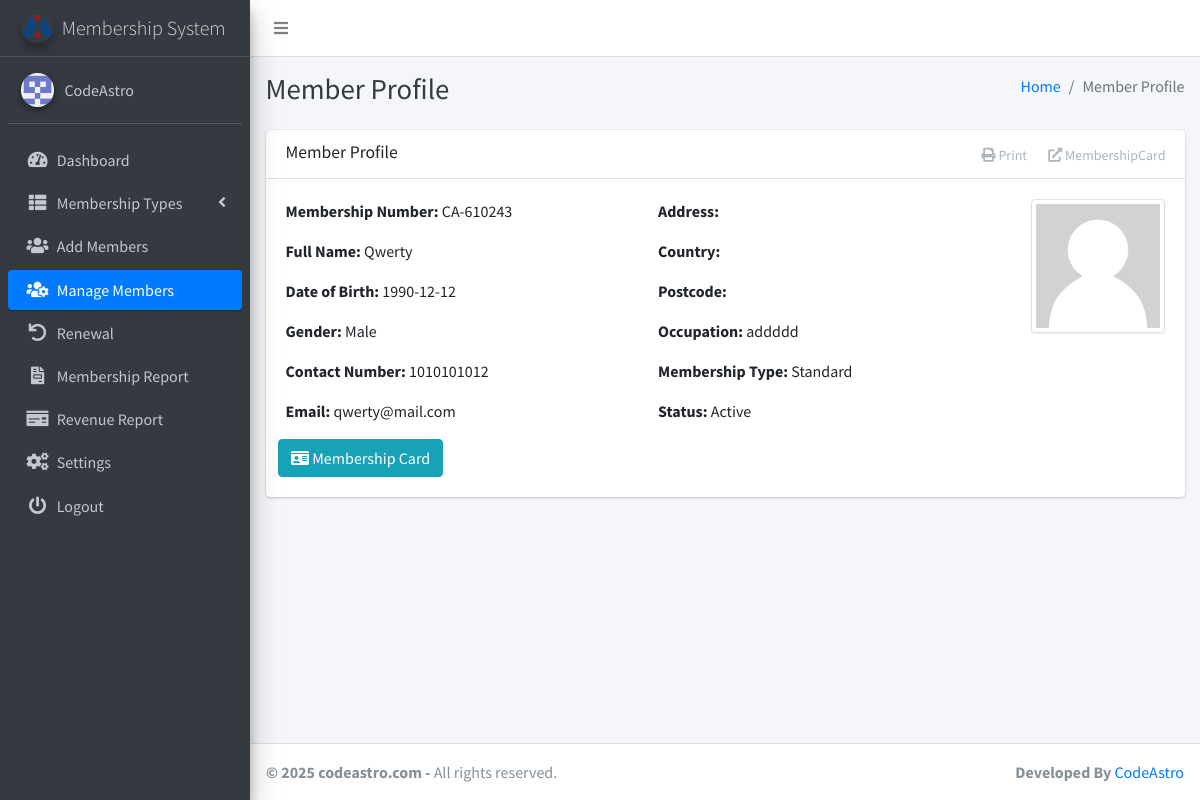
The page /memberProfile.php?id=4 (signed in) on the database its author committed.
### tables this page shows
CREATE TABLE `settings` (
  `settingsID` int(11) NOT NULL,
  `system_name` varchar(255) NOT NULL,
  `logo` varchar(255) NOT NULL,
  `currency` varchar(50) NOT NULL,
  `user_id` int(11) DEFAULT NULL
);

CREATE TABLE `members` (
  `members_id` int(11) NOT NULL,
  `userID` int(11) NOT NULL,
  `address_id` int(11) DEFAULT NULL,
  `fullname` varchar(255) NOT NULL,
  `dob` date NOT NULL,
  `gender` enum('Male','Female','Other') NOT NULL,
  `contact_number` varchar(20) NOT NULL,
  `email` varchar(255) NOT NULL,
  `occupation` varchar(255) NOT NULL,
  `membership_typeID` int(11) NOT NULL,
  `membership_number` varchar(20) NOT NULL,
  `created_at` timestamp NOT NULL DEFAULT current_timestamp(),
  `photo` varchar(255) NOT NULL,
  `expiry_date` date DEFAULT NULL
);

CREATE TABLE `membership_types` (
  `membership_typeID` int(11) NOT NULL,
  `type` varchar(255) NOT NULL,
  `amount` int(11) NOT NULL
);

### memberProfile.php (the view, shortened to what this page needs)
<?php
include('includes/config.php');
if (isset($_GET['id'])) {
    $memberId = $_GET['id'];
    $selectQuery = "SELECT members.*, membership_types.type AS membership_type_name
                    FROM members
                    JOIN membership_types ON members.membership_typeID = membership_types.membership_typeID
                    WHERE members.members_id = $memberId";
    $result = $conn->query($selectQuery);
    if ($result->num_rows > 0) {
        $memberDetails = $result->fetch_assoc();
        $expiryDate = strtotime($memberDetails['expiry_date']);
        $currentDate = time();
        $daysDifference = floor(($expiryDate - $currentDate) / (60 * 60 * 24));
        $membershipStatus = ($daysDifference < 0) ? 'Expired' : 'Active';
    } else {
        header("Location: members_list.php");
        exit();
    }
} else {
    header("Location: members_list.php");
    exit();
}
?>
<?php include('includes/header.php');?>
<body class="hold-transition sidebar-mini layout-fixed layout-navbar-fixed layout-footer-fixed">
    <div class="wrapper">
        <?php include('includes/nav.php');?>
        <?php include('includes/sidebar.php');?>
        <div class="content-wrapper">
            <?php include('includes/pagetitle.php');?>
            <section class="content">
                <div class="container-fluid">
                    <div class="card">
                        <div class="card-header">
                            <h3 class="card-title">Member Profile</h3>
                            <div class="card-tools">
                                <button type="button" class="btn btn-tool" onclick="printMembershipCard('<?php echo $memberId; ?>')">
                                    <i class="fas fa-print"></i> Print
                                </button>
                                <a href="print_membership_card.php?id=<?php echo $memberId; ?>" target="_blank" class="btn btn-tool">
                                    <i class="fas fa-external-link-alt"></i> MembershipCard
                                </a>
                            </div>
                        </div>
                        <div class="card-body">
                            <div class="row">
                                <div class="col-md-5">
                                    <p><strong>Membership Number:</strong> <?php echo $memberDetails['membership_number']; ?></p>
                                    <p><strong>Full Name:</strong> <?php echo $memberDetails['fullname']; ?></p>
                                    <p><strong>Date of Birth:</strong> <?php echo $memberDetails['dob']; ?></p>
                                    <p><strong>Gender:</strong> <?php echo $memberDetails['gender']; ?></p>
                                    <p><strong>Contact Number:</strong> <?php echo $memberDetails['contact_number']; ?></p>
                                    <p><strong>Email:</strong> <?php echo $memberDetails['email']; ?></p>
                                </div>
                                <div class="col-md-5">
                                    <p><strong>Address:</strong> <?php echo $memberDetails['address']; ?></p>
                                    <p><strong>Country:</strong> <?php echo $memberDetails['country']; ?></p>
                                    <p><strong>Postcode:</strong> <?php echo $memberDetails['postcode']; ?></p>
                                    <p><strong>Occupation:</strong> <?php echo $memberDetails['occupation']; ?></p>
                                    <p><strong>Membership Type:</strong> <?php echo $memberDetails['membership_type_name']; ?></p>
                                    <p><strong>Status:</strong> <?php echo $membershipStatus; ?></p>
                                </div>
                                <div class="col-md-2">
                                <?php
                                if (!empty($memberDetails['photo'])) {
                                    $photoPath = 'uploads/member_photos/' . $memberDetails['photo'];
                                    echo '<img src="' . $photoPath . '" class="img-thumbnail" alt="Member Photo">';
                                } else {
                                    echo '<p>No photo available</p>';
                                }
                                ?>
                                </div>
                                <a href="print_membership_card.php?id=<?php echo $memberId; ?>" target="_blank" class="print-button"><button class="btn btn-info"><i class="fas fa-id-card"></i> Membership Card</button></a>
                            </div>
                        </div>
                    </div>
                </div>
            </section>
        </div>
        <footer class="main-footer">
            <strong> &copy; <?php echo date('Y');?> codeastro.com</a> -</strong>
            All rights reserved.
            <div class="float-right d-none d-sm-inline-block">
            <b>Developed By</b> <a href="https://codeastro.com/">CodeAstro</a>
            </div>
        </footer>
    </div>
</body>
</html>

### includes/sidebar.php (shortened to what this page needs)
<?php
$current_page = basename($_SERVER['PHP_SELF']);
?>
 <aside class="main-sidebar sidebar-dark-primary elevation-4">
    <a href="" class="brand-link">
    <img src="<?php echo getLogoUrl(); ?>" alt="Logo" class="brand-image img-circle elevation-3" style="opacity: .8">
    <span class="brand-text font-weight-light"><?php echo getSystemName(); ?></span>
</a>
<?php
function getSystemName()
{
    global $conn;
    $systemNameQuery = "SELECT system_name FROM settings";
    $systemNameResult = $conn->query($systemNameQuery);
    if ($systemNameResult->num_rows > 0) {
        $systemNameRow = $systemNameResult->fetch_assoc();
        return $systemNameRow['system_name'];
    } else {
        return 'CodeAstro';
    }
}
function getLogoUrl()
{
    global $conn;
    $logoQuery = "SELECT logo FROM settings";
    $logoResult = $conn->query($logoQuery);
    if ($logoResult->num_rows > 0) {
        $logoRow = $logoResult->fetch_assoc();
        return $logoRow['logo'];
    } else {
        return 'dist/img/AdminLTELogo.png';
    }
}
?>
    <div class="sidebar">
      <div class="user-panel mt-3 pb-3 mb-3 d-flex">
        <div class="image">
          <img src="dist/img/2382414.png" class="img-circle elevation-2" alt="User Image">
        </div>
        <div class="info">
          <a href="#" class="d-block">CodeAstro</a>
        </div>
      </div>
      <nav class="mt-2">
        <ul class="nav nav-pills nav-sidebar flex-column" data-widget="treeview" role="menu" data-accordion="false">
          <li class="nav-item">
            <a href="dashboard.php" class="nav-link <?php echo ($current_page == 'dashboard.php') ? 'active' : ''; ?>">
              <i class="nav-icon fas fa-tachometer-alt"></i>
              <p>
                Dashboard
              </p>
            </a>
          </li>
          <li class="nav-item has-treeview">
            <a href="#" class="nav-link <?php echo ($current_page == 'add_type.php' || $current_page == 'view_type.php' || $current_page == 'edit_type.php') ? 'active' : ''; ?>">
              <i class="nav-icon fas fa-th-list"></i>
              <p>
                Membership Types
                <i class="fas fa-angle-left right"></i>
              </p>
            </a>
          </li>
          <li class="nav-item">
            <a href="add_members.php" class="nav-link <?php echo ($current_page == 'add_members.php') ? 'active' : ''; ?>">
              <i class="nav-icon fas fa-users"></i>
              <p>Add Members</p>
            </a>
          </li>
          <li class="nav-item">
            <a href="manage_members.php" class="nav-link <?php echo ($current_page == 'manage_members.php' || $current_page == 'edit_member.php' || $current_page == 'memberProfile.php') ? 'active' : ''; ?>">
              <i class="nav-icon fas fa-users-cog"></i>
              <p>Manage Members</p>
            </a>
          </li>
          <li class="nav-item">
            <a href="list_renewal.php" class="nav-link <?php echo ($current_page == 'list_renewal.php' || $current_page == 'renew.php') ? 'active' : ''; ?>">
            <i class="nav-icon fas fa-undo"></i>
              <p>Renewal</p>
            </a>
          </li>
          <li class="nav-item">
            <a href="report.php" class="nav-link <?php echo ($current_page == 'report.php') ? 'active' : ''; ?>">
              <i class="nav-icon fas fa-file-invoice"></i>
              <p>Membership Report</p>
            </a>
          </li>
          <li class="nav-item">
            <a href="revenue_report.php" class="nav-link <?php echo ($current_page == 'revenue_report.php') ? 'active' : ''; ?>">
              <i class="nav-icon fas fa-money-check"></i>
              <p>Revenue Report</p>
            </a>
          </li>
          <li class="nav-item">
            <a href="settings.php" class="nav-link <?php echo ($current_page == 'settings.php') ? 'active' : ''; ?>">
              <i class="nav-icon fas fa-cogs"></i>
              <p>Settings</p>
            </a>
          </li>
          <li class="nav-item">
            <a href="logout.php" class="nav-link <?php echo ($current_page == 'logout.php') ? 'active' : ''; ?>">
              <i class="nav-icon fas fa-power-off"></i>
              <p>Logout</p>
            </a>
          </li>
        </ul>
      </nav>
    </div>
  </aside>

### rows shown on the page
settings: logo (picture), system_name "Membership System"
members: membership_number "CA-610243", fullname "Qwerty", dob "1990-12-12", gender "Male", contact_number "1010101012", email "qwerty@mail.com", occupation "addddd", membership_typeID.type "Standard", photo (placeholder picture)

### other values the page prints
$pageTitle "Member Profile"
